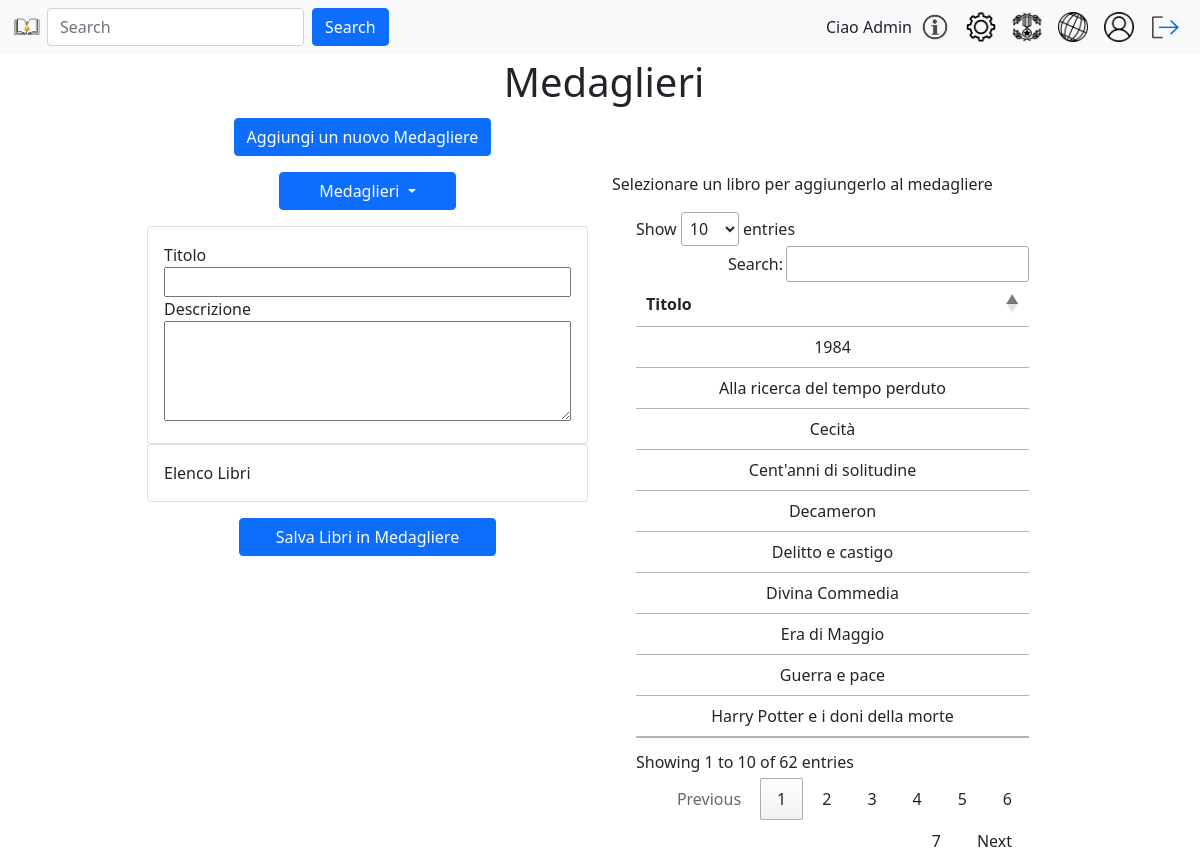
The app's page /gestioneMedaglieri.php (signed in) with its own data.
### tables this page shows
CREATE TABLE `libro` (
  `id` int NOT NULL AUTO_INCREMENT,
  `titolo` varchar(255) NOT NULL,
  PRIMARY KEY (`id`),
  UNIQUE KEY `ID_LIBRO_IND` (`id`)
);

### include/libri.php (called while the page is built, shortened)
<?php
class Libri {
    private $conn;
    public function __construct($conn) {
        $this->conn = $conn;
    }
    public function getLibri() {
    $sql = "SELECT l.id, l.titolo, a.id as autoreId, a.nome FROM libro l, autore a, scrittoda s WHERE l.id = s.libroId AND a.id = s.autoreId ORDER BY a.nome";
    return mysqli_query($this->conn, $sql);
}
}
$libri = new Libri($conn);
?>

### gestioneMedaglieri.php (the view, shortened to what this page needs)
<?php
require_once 'include/config.php';
require_once 'include/libri.php';
?>
<!DOCTYPE html>
<html lang="it">
<head>
    <link rel="stylesheet" type="text/css" href="https://cdn.datatables.net/1.11.5/css/jquery.dataTables.css">
    <link href="https://cdn.jsdelivr.net/npm/bootstrap@5.1.3/dist/css/bootstrap.min.css" rel="stylesheet"
>
    <link rel="stylesheet" type="text/css" href="css/landingPage.css">
    <link rel="stylesheet" type="text/css" href="css/gestioneMedaglieri.css">
</head>
<body>
    <div class="row">
        <div class="col-md-12 text-center m-1">
            <h1>Medaglieri</h1>
        </div>
    </div>
    <main class="container">
        <div class="row">
            <div class="col-md-1"></div>
            <div class="col-md-5 text-center">
                <button type="button" class="btn btn-primary mb-3" data-bs-toggle="modal"
                    data-bs-target="#addMedagliere">
                    Aggiungi un nuovo Medagliere
                </button>
            </div>
            <div class="col-md-5"></div>
            <div class="col-md-1"></div>
        </div>
        <div class="container">
            <div class="row">
                <div class="col-md-1"></div>
                <div class="col-md-5 justify-content-center">
                    <div class="dropdown">
                        <button type="button" id="dropdownButton" class="btn btn-primary dropdown-toggle big"
                            data-bs-toggle="dropdown">
                            Medaglieri
                        </button>
                        <form action="#" method="post">
                            <div class="card">
                                <div class="card-body">
                                    <label for="selectedItemTitoloInput">Titolo</label>
                                    <input type="text" class="flexible-input titolo" id="selectedItemTitoloInput"
                                        name="selectedItemTitoloInput">
                                    <label for="selectedItemDescrizioneInput">Descrizione</label>
                                    <textarea lang="" class="flexible-input descrizione" rows="4" cols="50"
                                        id="selectedItemDescrizioneInput"
                                        name="selectedItemDescrizioneInput"></textarea>
                                </div>
                            </div>
                            <div class="card">
                                <div class="card-body">
                                    Elenco Libri
                                </div>
                            </div>
                        </form>
                        <div class="text-center">
                        <input  class="btn btn-primary" id="salvaLibriInMedagliere" value="Salva Libri in Medagliere">
                        </div>
                    </div>
                </div>
                <div class="col-md-5 justify-content-center">
                    <div>
                        <p>Selezionare un libro per aggiungerlo al medagliere</p>
                    </div>
                    <div class="container">
                        <div class="row">
                            <div class="col-md-12">
                                <table id="libriTable" class="table text-center">
                                    <thead>
                                        <tr>
                                            <th>Titolo</th>
                                        </tr>
                                    </thead>
                                    <tbody>
                                        <?php $libriResult = $libri->getLibri();
                                            while ($row = mysqli_fetch_assoc($libriResult)) {?>
                                        <tr>
                                            <td id="libroid-<?php echo $row['id']?>"> <?php echo $row['titolo']; ?> </td>
                                        </tr>
                                        <?php } ?>
                                    </tbody>
                                </table>
                            </div>
                        </div>
                    </div>
                </div>
                <div class="col-md-1"></div>
            </div>
        </div>
    </main>
</body>
</html>

### css/landingPage.css (style rules this page uses)
form { display: block; }

### css/gestioneMedaglieri.css (style rules this page uses)
.titolo { width: 100%; }
.big { display: block; margin: auto; width: 40%; }
.descrizione { width: 100%; height: 100px; resize: vertical; }

### records on screen
libro: titolo "Era di Maggio"
libro: titolo "Divina Commedia"
libro: titolo "Delitto e castigo"
libro: titolo "Cent'anni di solitudine"
libro: titolo "1984"
libro: titolo "Decameron"
libro: titolo "Harry Potter e i doni della morte"
libro: titolo "Cecità"
libro: titolo "Guerra e pace"
libro: titolo "Alla ricerca del tempo perduto"

### other values on screen
$_SESSION["username"] "Admin"
